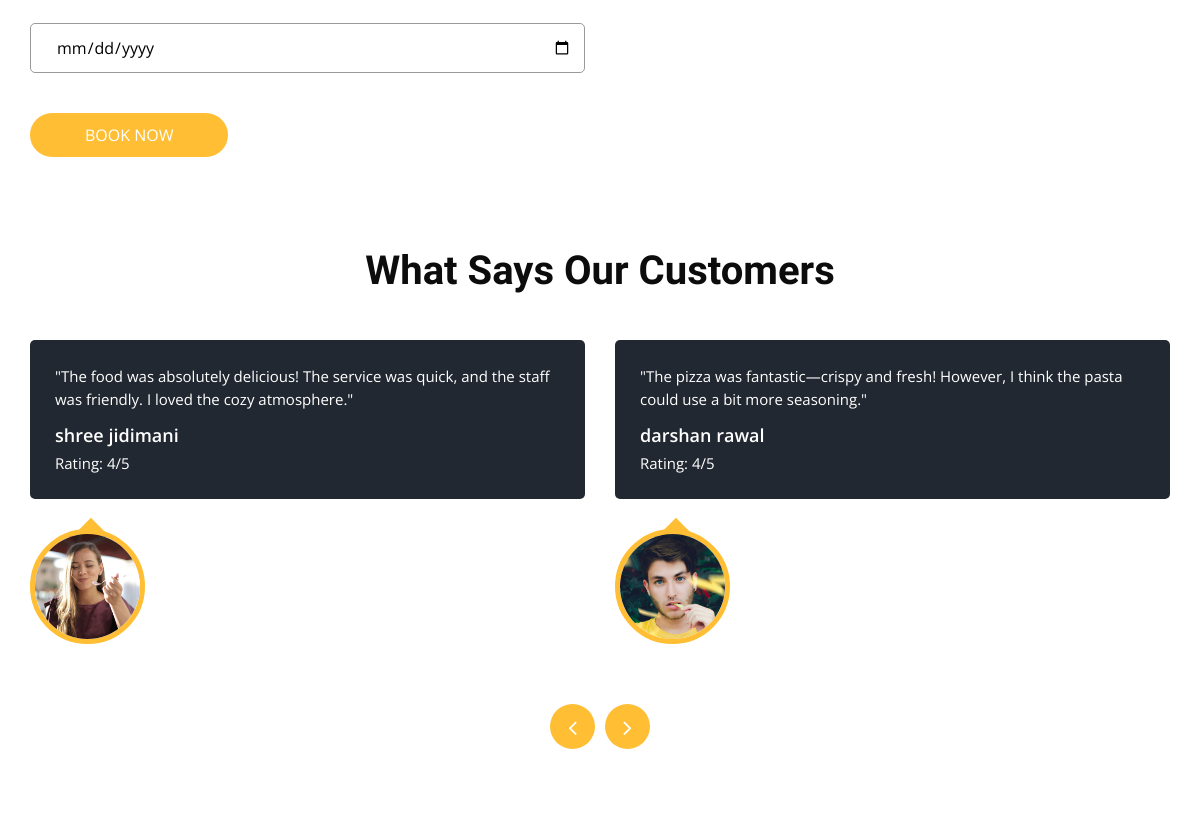
Before: / (middle part) with the older database file.
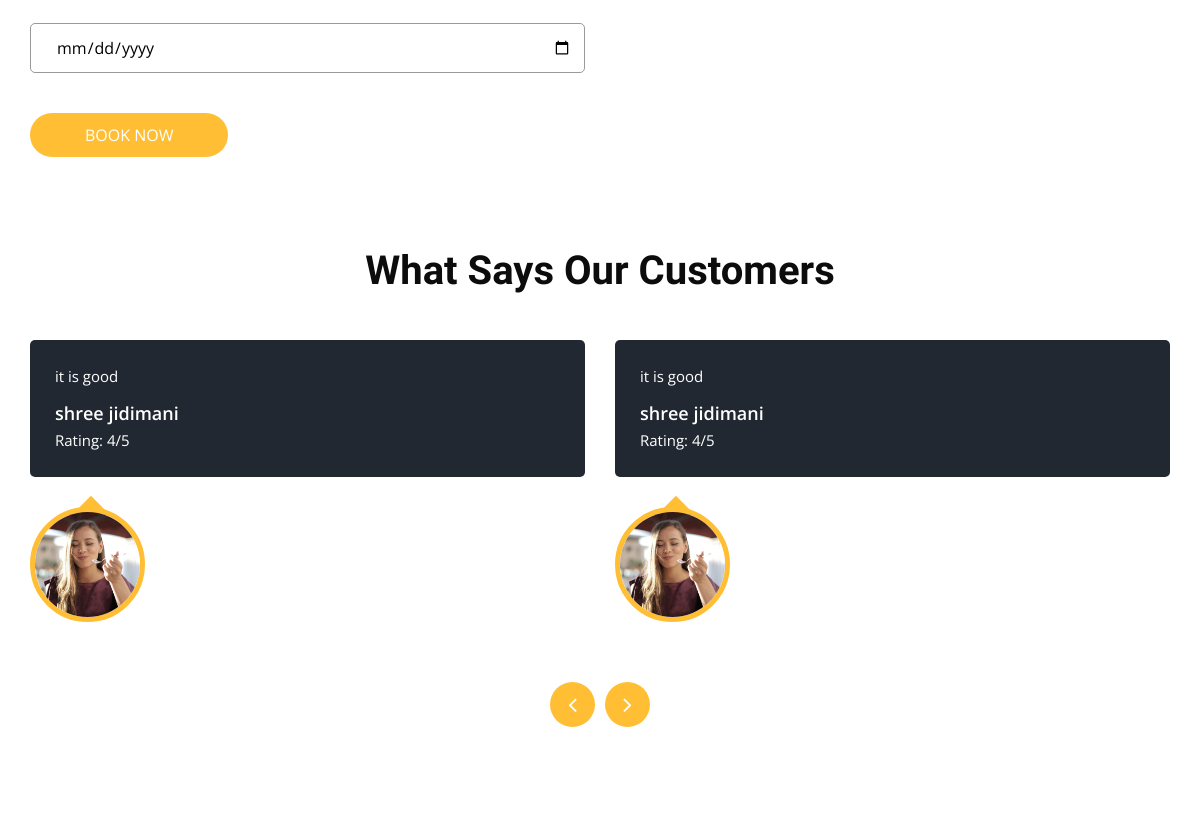
After: the same page with the newer database file.
### Base_App/models.py (models this page shows, shortened)
class Feedback(models.Model):
    User_name = models.CharField(max_length=15)  # Field name should be User_name
    Description = models.TextField(blank=False)   # Field name should be Description
    Rating = models.IntegerField()                 # Field name should be Rating
    Image = models.ImageField(upload_to='items/', blank=True)  # Field name should be Image

### Base_App/views.py (the view)
# urls.py: path('', views.HomeView, name='home'),  # ✅ FIXED: Removed .as_view()
def HomeView(request):
    items = Items.objects.all()
    item_list = ItemList.objects.all()
    reviews = Feedback.objects.all()
    paginator = Paginator(items, 10)  # Show 10 items per page
    page_number = request.GET.get('page')
    items_page = paginator.get_page(page_number)
    context = {
        'items': items_page,
        'item_list': item_list,
        'reviews': reviews,
        'user': request.user if request.user.is_authenticated else None
    }
    return render(request, 'home.html', context)

### Base_App/models.py (called while the page is built)
    def __str__(self):
        return self.Category_name

### Template/home.html (shortened to what this page needs)
{% extends "base.html" %}
{% load static %}
{% block main %}
  <section class="book_section layout_padding">
    <div class="container">
      <div class="row">
        <div class="col-md-6">
          <div class="form_container">
            <form action="{% url "Book_Table" %}" method='POST'>{% csrf_token %}
              <div>
                <input type="date" required name="booking_data" class="form-control">
              </div>
              <div class="btn_box">
                <button>
                  Book Now
                </button>
              </div>
            </form>
          </div>
        </div>
        <div class="col-md-6">
          <div class="map_container ">
            <div id="googleMap"></div>
          </div>
        </div>
      </div>
    </div>
  </section>
  <section class="client_section layout_padding-bottom">
    <div class="container">
        <div class="heading_container heading_center psudo_white_primary mb_45">
            <h2>
                What Says Our Customers
            </h2>
        </div>
        <div class="carousel-wrap row">
            <div class="owl-carousel client_owl-carousel">
                {% for k in reviews %}
                <div class="item">
                    <div class="box">
                        <div class="detail-box">
                            <p>
                                {{ k.Description }}
                            </p>
                            <h6>
                                {{ k.User_name }}
                            </h6>
                            <p>
                                Rating: {{ k.Rating }}/5
                            </p>
                        </div>
                        <div class="img-box">
                            <img src="{{ k.Image.url }}" alt="Feedback Image" class="box-img">
                        </div>
                    </div>
                </div>
                {% empty %}
                <p>No reviews available.</p>
                {% endfor %}
            </div>
        </div>
    </div>
</section>
{% endblock main %}

### Template/base.html (shortened to what this page needs)
<!DOCTYPE html>
<html>
{% load static %}
<head>
  <link rel="stylesheet" type="text/css" href="{% static 'css/bootstrap.css' %}" />
  <link rel="stylesheet" type="text/css" href="https://cdnjs.cloudflare.com/ajax/libs/OwlCarousel2/2.3.4/assets/owl.carousel.min.css" />
  <link rel="stylesheet" href="https://cdnjs.cloudflare.com/ajax/libs/jquery-nice-select/1.1.0/css/nice-select.min.css" />
  <link href="{% static 'css/font-awesome.min.css' %}" rel="stylesheet" />
  <link href="{% static 'css/style.css' %}" rel="stylesheet" />
  <link href="{% static 'css/responsive.css' %}" rel="stylesheet" />
</head>
<body {% block class %}{% endblock class %}>
  {% block main %}{% endblock main %}
</body>
</html>

### Static/css/style.css (style rules this page uses)
html, body { height: 100%; margin: 0; display: flex; flex-direction: column; }
body { font-family: "Open Sans", sans-serif; color: #0c0c0c; background-color: #ffffff; overflow-x: hidden; }
.layout_padding { padding: 90px 0; }
.layout_padding-bottom { padding-bottom: 90px; }
h1, h2 { font-family: 'Dancing Script', cursive; }
.heading_container { display: -webkit-box; display: -ms-flexbox; display: flex; -webkit-box-orient: vertical; -webkit-box-direction: normal; -ms-flex-direction: column; flex-direction: column; -webkit-box-align: start; -ms-flex-align: start; align-items: flex-start; }
.heading_container h2 { position: relative; margin-bottom: 0; font-size: 2.5rem; font-weight: bold; }
.heading_container.heading_center { -webkit-box-align: center; -ms-flex-align: center; align-items: center; text-align: center; }
.book_section { position: relative; }
.book_section .form_container .form-control { width: 100%; border: none; height: 50px; margin-bottom: 25px; padding-left: 25px; border: 1px solid #999; outline: none; color: #000000; border-radius: 5px; outline: none; -webkit-box-shadow: none; box-shadow: none; }
.book_section .form_container .form-control::placeholder { color: #222222; }
.book_section .form_container button { margin-top: 15px; border: none; text-transform: uppercase; display: inline-block; padding: 10px 55px; background-color: #ffbe33; color: #ffffff; border-radius: 45px; -webkit-transition: all 0.3s; transition: all 0.3s; border: none; }
.book_section .map_container { width: 100%; height: 345px; border-radius: 10px; overflow: hidden; }
.book_section .map_container #googleMap { height: 100%; min-height: 100%; width: 100%; }
.client_section .heading_container { margin-bottom: 30px; }
.client_section .box { display: -webkit-box; display: -ms-flexbox; display: flex; -webkit-box-orient: vertical; -webkit-box-direction: normal; -ms-flex-direction: column; flex-direction: column; margin: 15px; }
.client_section .box .img-box { position: relative; display: -webkit-box; display: -ms-flexbox; display: flex; -webkit-box-pack: center; -ms-flex-pack: center; justify-content: center; -webkit-box-align: center; -ms-flex-align: center; align-items: center; width: 115px; position: relative; margin-top: 30px; }
.client_section .box .img-box img { border-radius: 100%; border: 5px solid #ffbe33; position: relative; }
.client_section .box .img-box::before { content: ""; position: absolute; left: 50%; top: 0; width: 20px; height: 20px; background-color: #ffbe33; -webkit-transform: rotate(45deg) translateX(-50%); transform: rotate(45deg) translateX(-50%); }
.client_section .box .detail-box { background-color: #222831; color: #ffffff; padding: 25px 25px 15px 25px; border-radius: 5px; }
.client_section .box .detail-box h6 { font-weight: 600; font-size: 18px; margin: 15px 0 5px 0; }
.client_section .box .detail-box p { margin-bottom: 0; font-size: 15px; margin-bottom: 10px; }

### Static/css/responsive.css (style rules this page uses)
@media (min-width: 1200px) { .container { max-width: 1170px; } }

Changed rows visible on the page:
removed Feedback: Description "\"The food was absolutely delicious! The service was quick, and the staff was friendly. I loved the cozy atmosphere.\"", User_name "shree jidimani", Rating "4", Image (picture)
removed Feedback: Description "\"The pizza was fantastic—crispy and fresh! However, I think the pasta could use a bit more seasoning.\"", User_name "darshan rawal", Rating "4", Image (picture)
added Feedback: Description "it is good", User_name "shree jidimani", Rating "4", Image (picture)
